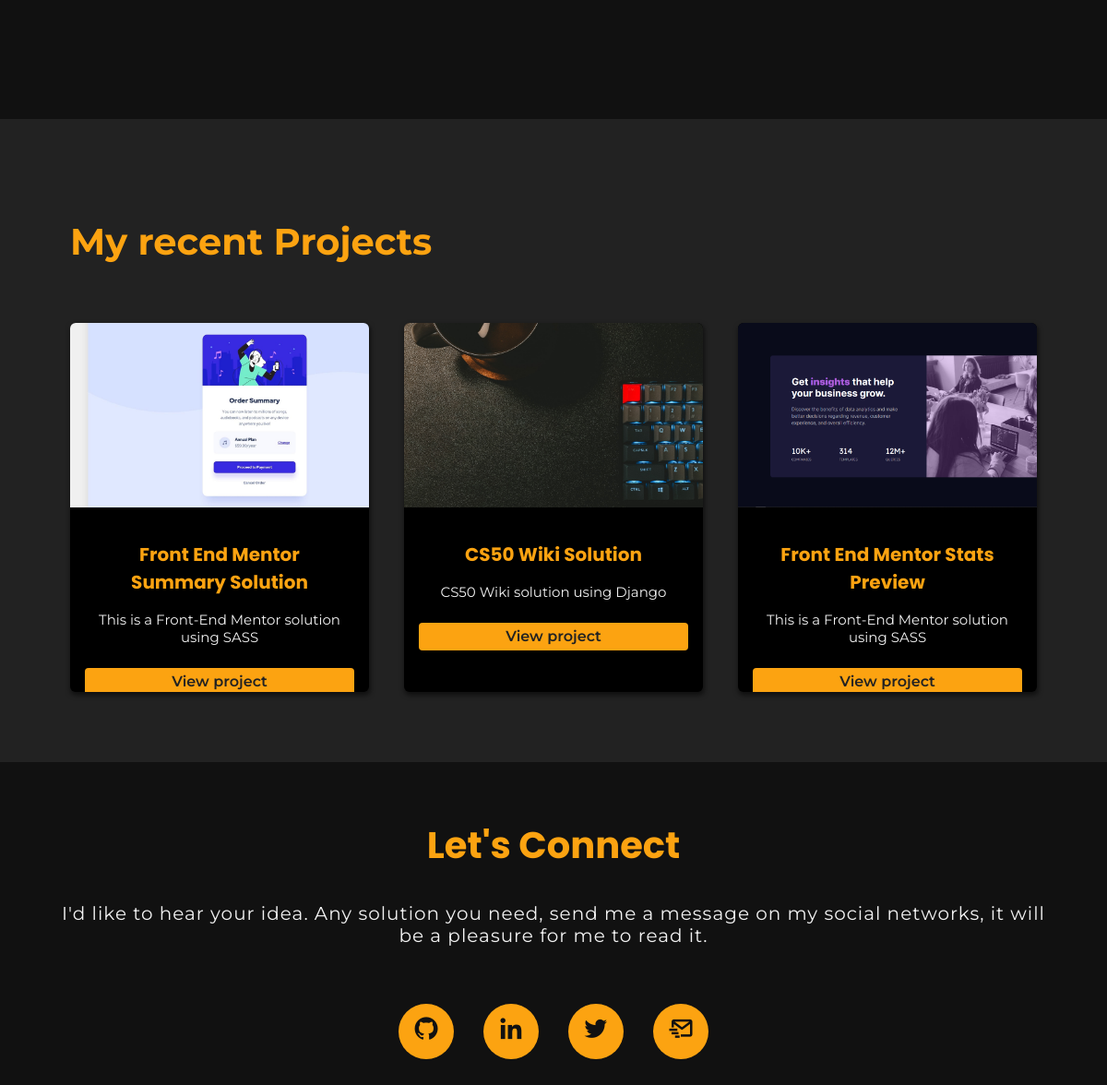
The app's page / (lower part), older data.
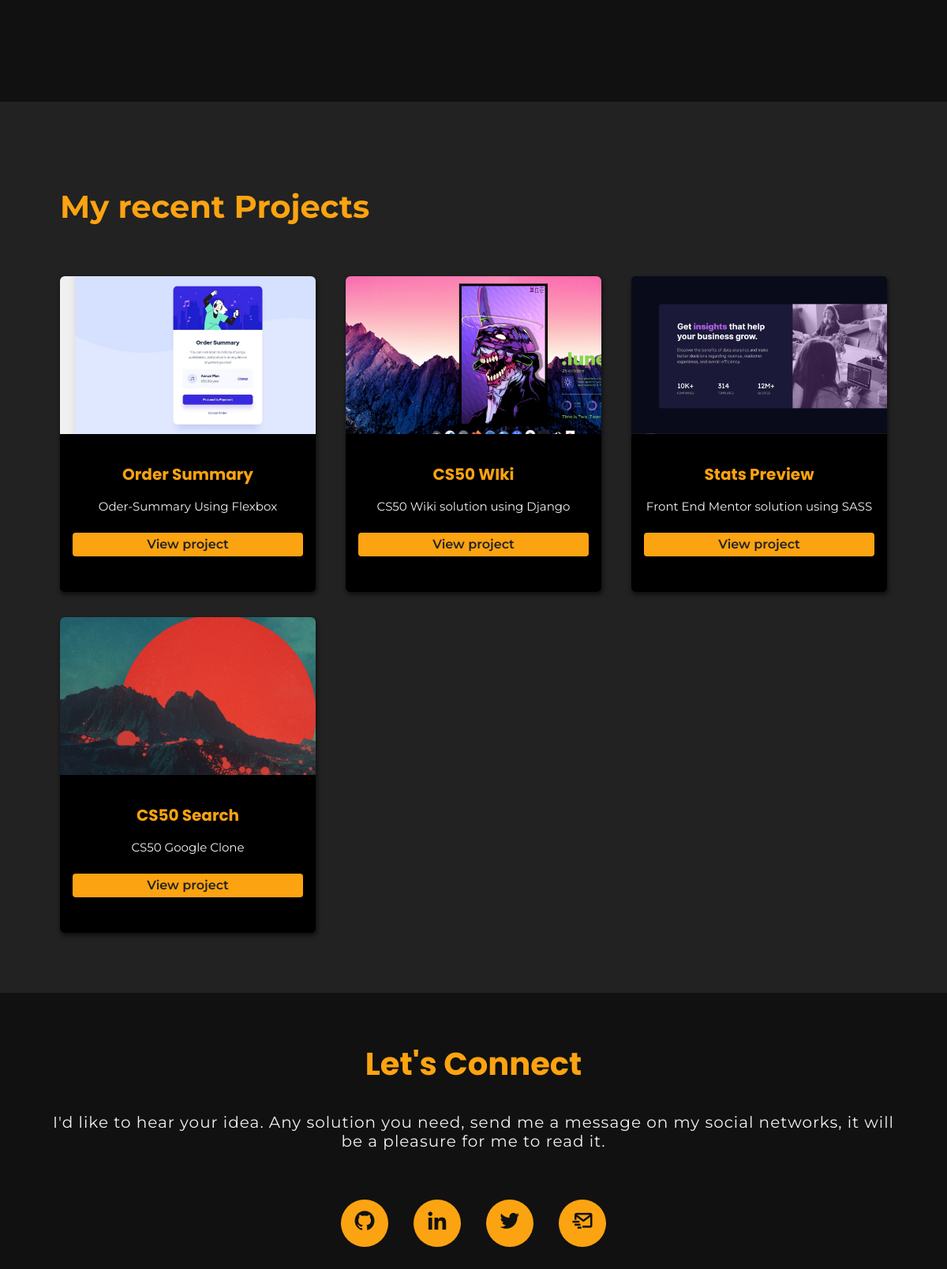
The same page, newer data.
### portfolio/models.py (models this page shows)
class Project(models.Model):
    title = CharField(max_length=100)
    description = CharField(max_length=250)
    image = ImageField(upload_to="portfolio/images")
    url = URLField(blank=True)

### portfolio/views.py (the view)
# urls.py: 2. Add a URL to urlpatterns:  path('', views.home, name='home')
def home(request):
    projects = Project.objects.all()
    return render(request, "home.html", {'projects': projects})

### portfolio/templates/home.html (shortened to what this page needs)
{% extends 'layout.html' %}
{% load static %}
{% block content%}
<section class="container introduction">
    <div class="introduction_text">
        <br>
    </div>
    <div class="introduction_image">
    </div>
</section>
<section class="projects" id="projects">
    <div class="container">
        <h2>My recent Projects</h2>
        <div class="card-group">
            {% for project in projects %}
            <div class="card">
                <div class="card-image">
                    <img src="{{project.image.url}}" alt="{{project.title}}">
                </div>
                <div class="card-text">
                    <div class="card-title">
                        <h2>{{project.title}}</h2>
                    </div>
                    <div class="card-description">
                        <p>{{project.description}}</p>
                    </div>
                    <div class="card-button">
                        <a href="{{project.url}}">View project</a>
                    </div>
                </div>
            </div>
            {% endfor %}
        </div>
    </div>
</section>
{% endblock %}

### portfolio/templates/layout.html (shortened to what this page needs)
{% load static %}
<!DOCTYPE html>
<html lang="en">
<head>
    <link rel="stylesheet" href="{% static 'styles.css' %}">
    <link href='https://unpkg.com/boxicons@2.0.9/css/boxicons.min.css' rel='stylesheet'>
</head>
<body>
    {% block content %}
    {% endblock %}
    {% include 'partials/footer.html' %}
</body>
</html>

### portfolio/templates/partials/navbar.html (shortened to what this page needs)
{% load static %}

### portfolio/templates/partials/footer.html
<section class="container footer">
    <div class="footer-text">
        <h2>Let's Connect</h2>
        <p>I'd like to hear your idea.
            Any solution you need, send me a message on my social networks,
            it will be a pleasure for me to read it. </p>
    </div>
    <div class="footer-social">
        <a href=""><i class='bx bxl-github'></i></a>
        <a href=""><i class='bx bxl-linkedin'></i></a>
        <a href=""><i class='bx bxl-twitter' ></i></a>
        <a href=""><i class='bx bx-mail-send'></i></a>
    </div>
</section>

### portfolio/static/styles.css (style rules this page uses)
:root { --background: #111; --text: #f2f2f2; --primary: #FCA311; --dark-light: #222; --transparent: rgba(16, 16, 16, 0.7); --dark: #333; }
* { margin: 0; padding: 0; box-sizing: border-box; }
body { font-family: 'Montserrat', sans-serif; background-color: var(--background); color: var(--text); }
.container { width: 90%; max-width: 1440px; margin: 0 auto; overflow: hidden; padding: 60px 0; }
.introduction { font-family: 'Montserrat', sans-serif; display: flex; justify-content: space-between; margin-top: 4rem; height: 100vh; }
.introduction_text { width: 60%; margin-right: 4rem; }
.introduction_image { margin-left: 3rem; width: 40%; }
.projects { background: var(--dark-light); }
.projects h2 { font-size: 40px; color: var(--primary); margin: 3rem 1rem; }
.card-group { display: flex; justify-content: space-between; flex-wrap: wrap; width: 100%; }
.card { width: 30%; height: 400px; border-radius: 6px; overflow: hidden; background: #000; margin-bottom: 2rem; box-shadow: 1px 3px 5px 1px rgba(1, 1, 1, 0.5); margin: 1rem 1rem; transition: all .5s ease-in-out; }
.card-image { width: 100%; }
.card-image img { object-fit: cover; width: 400px; height: 200px; }
.card-text { padding: 1rem 1rem; text-align: center; }
.card-text h2 { font-family: 'Poppins', sans-serif; font-size: 20px; margin: 1rem 1rem; }
.card-text p { font-size: 15px; }
.card-text a { width: 100%; text-align: center; display: inline-block; background: var(--primary); margin-top: 1.5rem; text-decoration: none; color: var(--dark-light); height: 30px; line-height: 30px; font-weight: 600; border-radius: 4px; }
.footer { text-align: center; height: 400px; }
.footer h2 { font-family: 'Poppins', sans-serif; font-size: 40px; color: var(--primary); margin-bottom: 2rem; }
.footer p { letter-spacing: .05em; margin-bottom: 2rem; font-size: 20px; }
.footer-social { display: flex; justify-content: space-evenly; align-items: center; height: 120px; width: 400px; margin: 0 auto; }
.footer-social a { display: inline-block; width: 60px; height: 60px; line-height: 60px; text-align: center; background: var(--primary); color: var(--background); font-size: 30px; border-radius: 50%; transition: all .5s ease-in-out; }

Row changes from the older to the newer data that the page shows:
removed Project: image (picture), title "Front End Mentor Summary Solution", description "This is a Front-End Mentor solution using SASS"
removed Project: image (picture), title "CS50 Wiki Solution", description "CS50 Wiki solution using Django"
removed Project: image (picture), title "Front End Mentor Stats Preview", description "This is a Front-End Mentor solution using SASS"
added Project: image (picture), title "Order Summary", description "Oder-Summary Using Flexbox"
added Project: image (picture), title "CS50 WIki", description "CS50 Wiki solution using Django"
added Project: image (picture), title "Stats Preview", description "Front End Mentor solution using SASS"
added Project: image (picture), title "CS50 Search", description "CS50 Google Clone"
